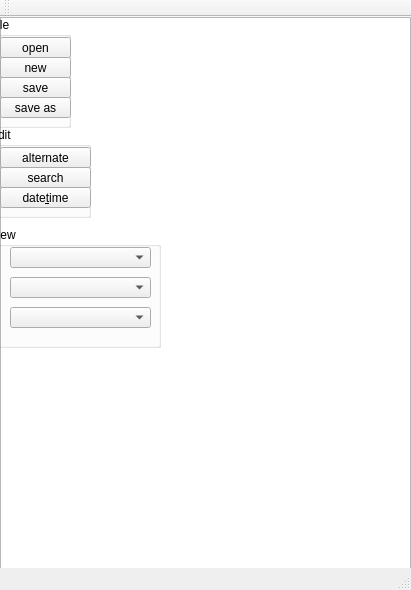
<?xml version="1.0" encoding="UTF-8"?>
<ui version="4.0">
 <class>MainWindow</class>
 <widget class="QMainWindow" name="MainWindow">
  <property name="geometry">
   <rect>
    <x>0</x>
    <y>0</y>
    <width>411</width>
    <height>590</height>
   </rect>
  </property>
  <property name="font">
   <font>
    <italic>false</italic>
    <bold>false</bold>
    <underline>false</underline>
    <strikeout>false</strikeout>
   </font>
  </property>
  <property name="windowTitle">
   <string>MainWindow</string>
  </property>
  <widget class="QWidget" name="centralwidget">
   <widget class="QTextEdit" name="textEdit">
    <property name="geometry">
     <rect>
      <x>0</x>
      <y>0</y>
      <width>411</width>
      <height>571</height>
     </rect>
    </property>
   </widget>
   <widget class="QGroupBox" name="groupBox">
    <property name="geometry">
     <rect>
      <x>-10</x>
      <y>0</y>
      <width>81</width>
      <height>111</height>
     </rect>
    </property>
    <property name="title">
     <string>File</string>
    </property>
    <widget class="QToolButton" name="fsaveas">
     <property name="geometry">
      <rect>
       <x>10</x>
       <y>80</y>
       <width>71</width>
       <height>21</height>
      </rect>
     </property>
     <property name="text">
      <string>save as</string>
     </property>
    </widget>
    <widget class="QToolButton" name="fopen">
     <property name="geometry">
      <rect>
       <x>10</x>
       <y>20</y>
       <width>71</width>
       <height>21</height>
      </rect>
     </property>
     <property name="text">
      <string>open</string>
     </property>
    </widget>
    <widget class="QToolButton" name="fnew">
     <property name="geometry">
      <rect>
       <x>10</x>
       <y>40</y>
       <width>71</width>
       <height>21</height>
      </rect>
     </property>
     <property name="text">
      <string>new</string>
     </property>
    </widget>
    <widget class="QToolButton" name="toolButton_4">
     <property name="geometry">
      <rect>
       <x>10</x>
       <y>60</y>
       <width>71</width>
       <height>21</height>
      </rect>
     </property>
     <property name="text">
      <string>save</string>
     </property>
    </widget>
   </widget>
   <widget class="QGroupBox" name="groupBox_2">
    <property name="geometry">
     <rect>
      <x>-10</x>
      <y>110</y>
      <width>101</width>
      <height>91</height>
     </rect>
    </property>
    <property name="title">
     <string>Edit</string>
    </property>
    <widget class="QToolButton" name="edatetime">
     <property name="geometry">
      <rect>
       <x>10</x>
       <y>60</y>
       <width>91</width>
       <height>21</height>
      </rect>
     </property>
     <property name="text">
      <string>date&amp;time</string>
     </property>
    </widget>
    <widget class="QToolButton" name="esearch">
     <property name="geometry">
      <rect>
       <x>10</x>
       <y>40</y>
       <width>91</width>
       <height>21</height>
      </rect>
     </property>
     <property name="text">
      <string>search</string>
     </property>
    </widget>
    <widget class="QToolButton" name="ealternate">
     <property name="geometry">
      <rect>
       <x>10</x>
       <y>20</y>
       <width>91</width>
       <height>21</height>
      </rect>
     </property>
     <property name="text">
      <string>alternate</string>
     </property>
    </widget>
   </widget>
   <widget class="QGroupBox" name="groupBox_3">
    <property name="geometry">
     <rect>
      <x>-10</x>
      <y>210</y>
      <width>171</width>
      <height>121</height>
     </rect>
    </property>
    <property name="title">
     <string>View</string>
    </property>
    <widget class="QComboBox" name="comboBox">
     <property name="geometry">
      <rect>
       <x>20</x>
       <y>20</y>
       <width>141</width>
       <height>21</height>
      </rect>
     </property>
    </widget>
    <widget class="QComboBox" name="comboBox_2">
     <property name="geometry">
      <rect>
       <x>20</x>
       <y>50</y>
       <width>141</width>
       <height>21</height>
      </rect>
     </property>
    </widget>
    <widget class="QComboBox" name="comboBox_3">
     <property name="geometry">
      <rect>
       <x>20</x>
       <y>80</y>
       <width>141</width>
       <height>21</height>
      </rect>
     </property>
    </widget>
   </widget>
  </widget>
  <widget class="QStatusBar" name="statusBar"/>
  <widget class="QToolBar" name="toolBar">
   <property name="windowTitle">
    <string>toolBar</string>
   </property>
   <attribute name="toolBarArea">
    <enum>TopToolBarArea</enum>
   </attribute>
   <attribute name="toolBarBreak">
    <bool>false</bool>
   </attribute>
  </widget>
 </widget>
 <resources/>
 <connections/>
</ui>
